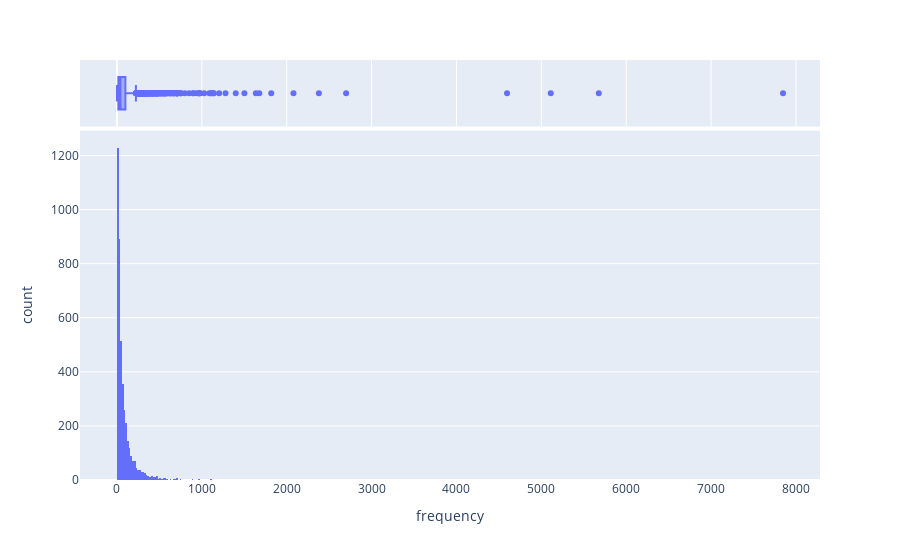

Here is the notebook cell this chart was saved with:
### Code cell
fig = px.histogram(df_rfm, x='frequency', marginal='box')
fig.show()

### Figure 1 — Plotly figure (JSON) as saved in the notebook; plotly's stock layout.template omitted (floating-point values rounded to 4 significant figures; data arrays with more than 128 entries replaced by an {"elided": "..."} marker saying what was removed)
{"data": [{"alignmentgroup": "True", "bingroup": "x", "hovertemplate": "frequency=%{x}<br>count=%{y}<extra></extra>", "legendgroup": "", "marker": {"color": "#636efa", "pattern": {"shape": ""}}, "name": "", "offsetgroup": "", "orientation": "v", "showlegend": false, "type": "histogram", "x": {"elided": "4339 int values"}, "xaxis": "x", "yaxis": "y"}, {"alignmentgroup": "True", "hovertemplate": "frequency=%{x}<extra></extra>", "legendgroup": "", "marker": {"color": "#636efa"}, "name": "", "notched": true, "offsetgroup": "", "showlegend": false, "type": "box", "x": {"elided": "4339 int values"}, "xaxis": "x2", "yaxis": "y2"}], "layout": {"barmode": "relative", "legend": {"tracegroupgap": 0}, "margin": {"t": 60}, "xaxis": {"anchor": "y", "domain": [0, 1], "title": {"text": "frequency"}}, "xaxis2": {"anchor": "y2", "domain": [0, 1], "matches": "x", "showgrid": true, "showticklabels": false}, "yaxis": {"anchor": "x", "domain": [0, 0.8316], "title": {"text": "count"}}, "yaxis2": {"anchor": "x2", "domain": [0.8416, 1], "matches": "y2", "showgrid": false, "showline": false, "showticklabels": false, "ticks": ""}}}
